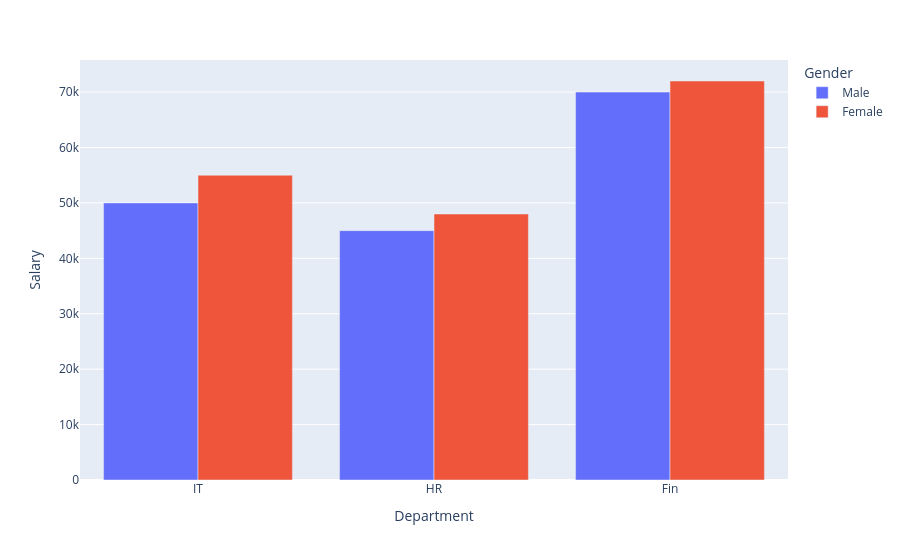

The notebook cell saved with this chart:
### Code cell
fig = px.bar(df,
            x='Department',
             y='Salary',
            color = 'Gender',
            barmode='group')

fig.show()

### Figure 1 — Plotly figure (JSON) as saved in the notebook; plotly's stock layout.template omitted (floating-point values rounded to 4 significant figures)
{"data": [{"alignmentgroup": "True", "hovertemplate": "Gender=Male<br>Department=%{x}<br>Salary=%{y}<extra></extra>", "legendgroup": "Male", "marker": {"color": "#636efa", "pattern": {"shape": ""}}, "name": "Male", "offsetgroup": "Male", "orientation": "v", "showlegend": true, "textposition": "auto", "type": "bar", "x": ["IT", "HR", "Fin"], "xaxis": "x", "y": [50000, 45000, 70000], "yaxis": "y"}, {"alignmentgroup": "True", "hovertemplate": "Gender=Female<br>Department=%{x}<br>Salary=%{y}<extra></extra>", "legendgroup": "Female", "marker": {"color": "#EF553B", "pattern": {"shape": ""}}, "name": "Female", "offsetgroup": "Female", "orientation": "v", "showlegend": true, "textposition": "auto", "type": "bar", "x": ["IT", "HR", "Fin"], "xaxis": "x", "y": [55000, 48000, 72000], "yaxis": "y"}], "layout": {"barmode": "group", "legend": {"title": {"text": "Gender"}, "tracegroupgap": 0}, "margin": {"t": 60}, "xaxis": {"anchor": "y", "domain": [0, 1], "title": {"text": "Department"}}, "yaxis": {"anchor": "x", "domain": [0, 1], "title": {"text": "Salary"}}}}
